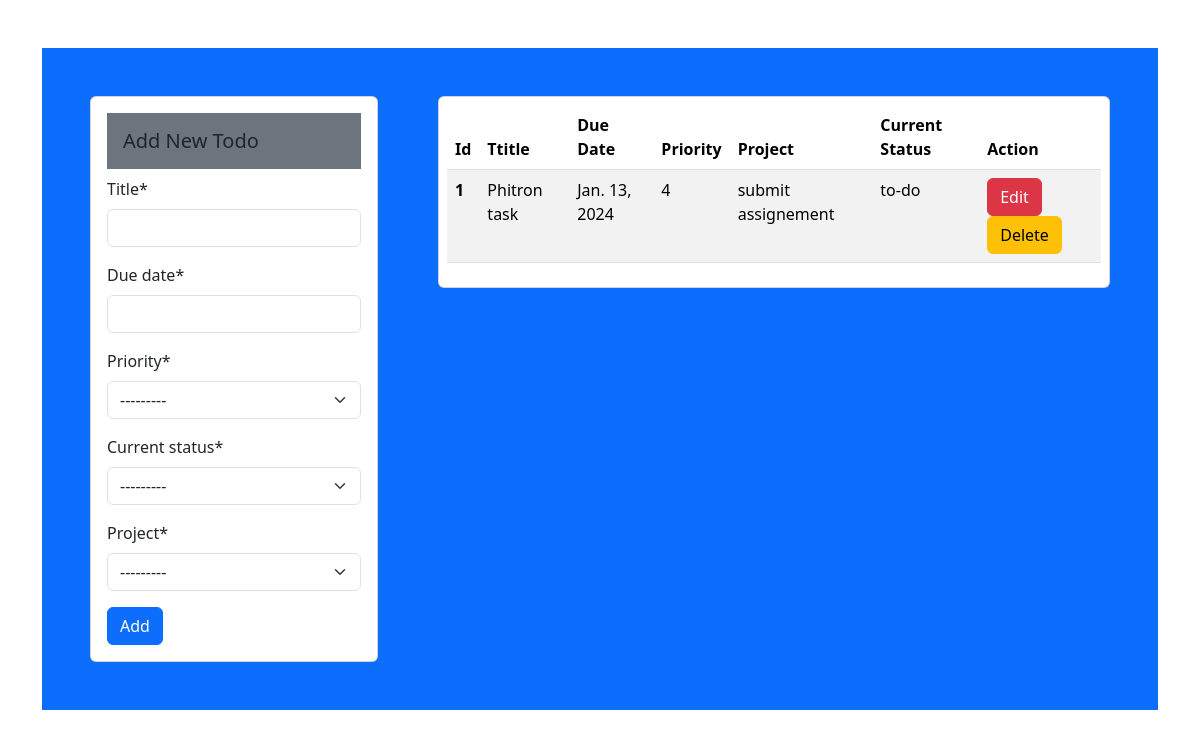
Before: / with the older database file.
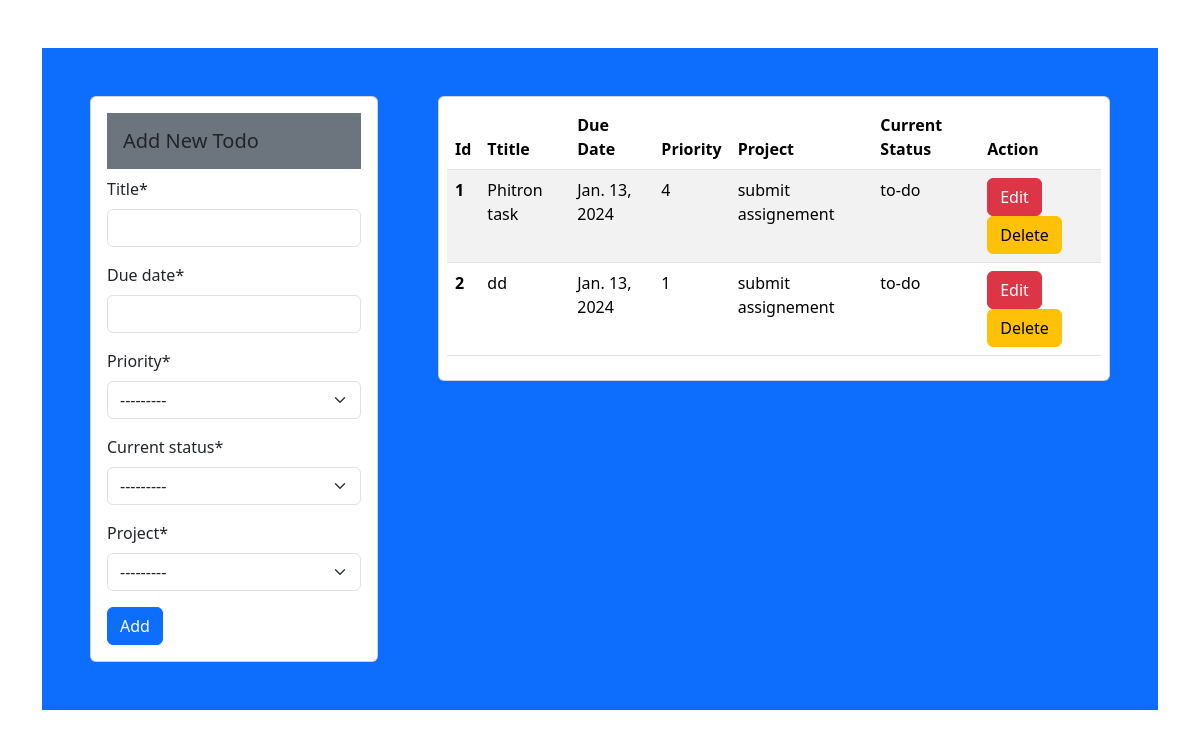
After: the same page with the newer database file.
### tasks/models.py (models this page shows, shortened)
class Tasks(models.Model):
    user = models.OneToOneField(User, related_name='user',on_delete=models.CASCADE)
    title = models.CharField(max_length = 100)
    due_date = models.DateField()
    priority = models.CharField(max_length = 100,choices = PRIORITYS)
    current_status = models.CharField(max_length = 100,choices = CURRENT_STATUS)
    project = models.ForeignKey(Project, on_delete=models.CASCADE)

### projects/models.py (models this page shows)
class Project(models.Model):
    name = models.CharField(max_length=100)
    slug = models.SlugField(max_length=100, unique=True, null=True, blank=True)
    def __str__(self) -> str:
        return self.name

### tasks/views.py (the view, shortened to what this page needs)
# urls.py: path('',views.Show_all_task.as_view(), name='show_all_task')
class Show_all_task(ListView):
    template_name = 'show_task.html'
    model = Tasks
    form_class = Task_form
    def get_context_data(self, **kwargs):
        context = super().get_context_data(**kwargs)
        context['form'] = self.form_class()
        return context

### tasks/forms.py
class Task_form(forms.ModelForm):
    class Meta:
        model = Tasks
        exclude = ['user']

### tasks/templates/show_task.html (shortened to what this page needs)
{%  load crispy_forms_tags %}
<!DOCTYPE html>
<html lang="en">
<head>
    <link href="https://cdn.jsdelivr.net/npm/bootstrap@5.3.2/dist/css/bootstrap.min.css" rel="stylesheet">
</head>
<body>
    <div class="container h-100">
        <div class="my-5 p-5 bg-primary">
            <div class="row">
                <div class="col-md-4">
                    <div class="card" style="width: 18rem;">
                        <div class="card-body">
                          <h5 class="card-title bg-secondary p-3">Add New Todo</h5>
                          <form  method="post">
                              {{form | crispy}}
                              <button type='submit' class='btn btn-primary'>Add</button>
                          </form>
                        </div>
                      </div>
                </div>
                <div class="col-md-8">
                    <div class="card p-2">
                        <table class="table table-striped ">
                            <thead>
                                <tr>
                                    <th scope='col'>Id</th>
                                    <th scope='col'>Ttitle</th>
                                    <th scope='col'>Due Date</th>
                                    <th scope='col'>Priority</th>
                                    <th scope='col'>Project</th>
                                    <th scope='col'>Current Status</th>
                                    <th scope='col'>Action</th>
                                </tr>
                            </thead>
                            <tbody>
                                {% for task in object_list%}
                                    <tr>
                                        <th scope="row">{{task.id}}</th>
                                        <td>{{task.title}}</td>
                                        <td>{{task.due_date}}</td>
                                        <td>{{task.priority}}</td>
                                        <td>{{task.project}}</td>
                                        <td>{{task.current_status}}</td>
                                        <td>
                                            <button class='btn btn-danger'>Edit</button>
                                            <button class='btn btn-warning'>Delete</button>
                                        </td>
                                    </tr>
                                {% endfor %}
                            </tbody>
                        </table>
                      </div>
                </div>
            </div>
        </div>
    </div>
</body>
</html>

Changed rows visible on the page:
added Tasks: id "2", title "dd", due_date "Jan. 13, 2024", priority "1", project "submit assignement", current_status "to-do"
